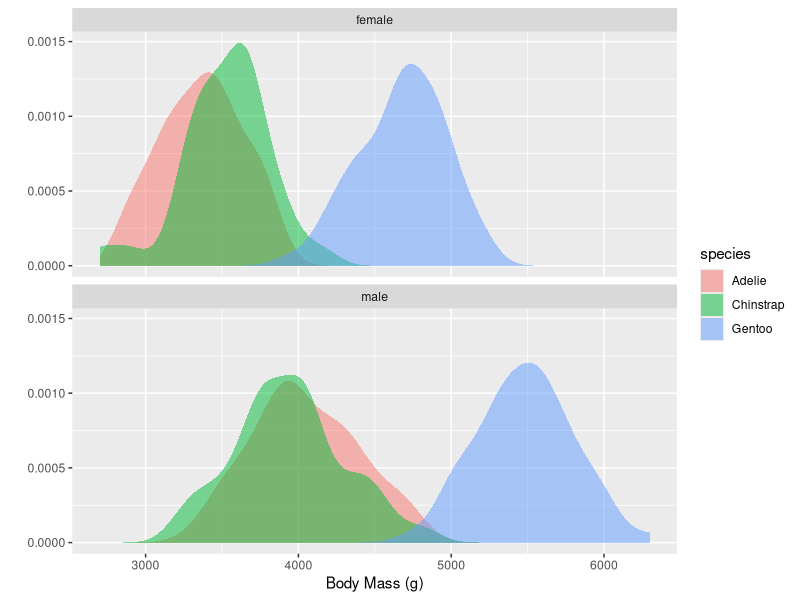
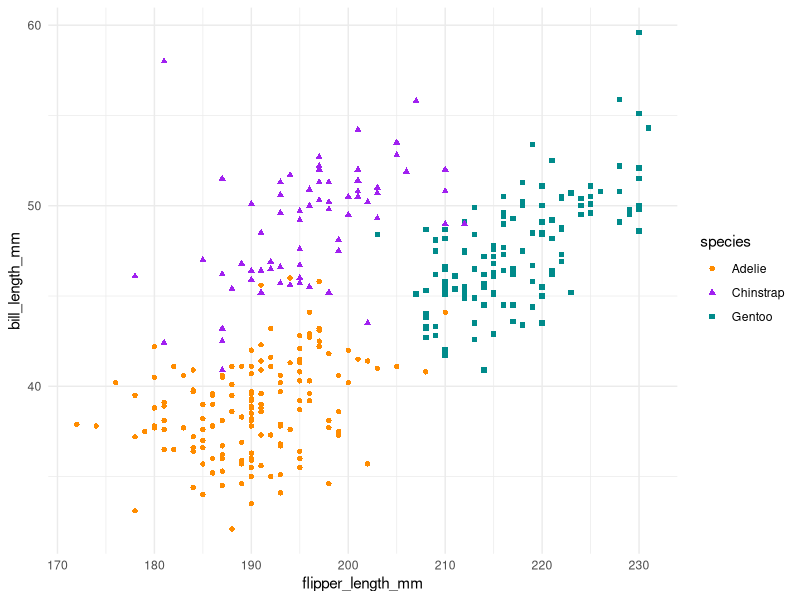

Write R code to recreate these figures, in order.
library(tidyverse)
library(palmerpenguins)

## Exercise 1

penguins %>%
  filter(!is.na(sex)) %>%
  ggplot(
    aes(
      x = body_mass_g,
      fill = species
    )
  ) + 
  geom_density(alpha=0.5, color=NA) + 
  facet_wrap(~ sex, ncol=1) + 
  labs(
    color = "Species",
    x = "Body Mass (g)",
    y = ""
  )


## Exercise 2

penguins %>%
  ggplot(
    aes(
      x = flipper_length_mm,
      y = bill_length_mm,
      color = species,
      shape = species
    )
  ) +
  geom_point() +
  theme_minimal() +
  scale_color_manual(values = c("darkorange", "purple", "cyan4"))


